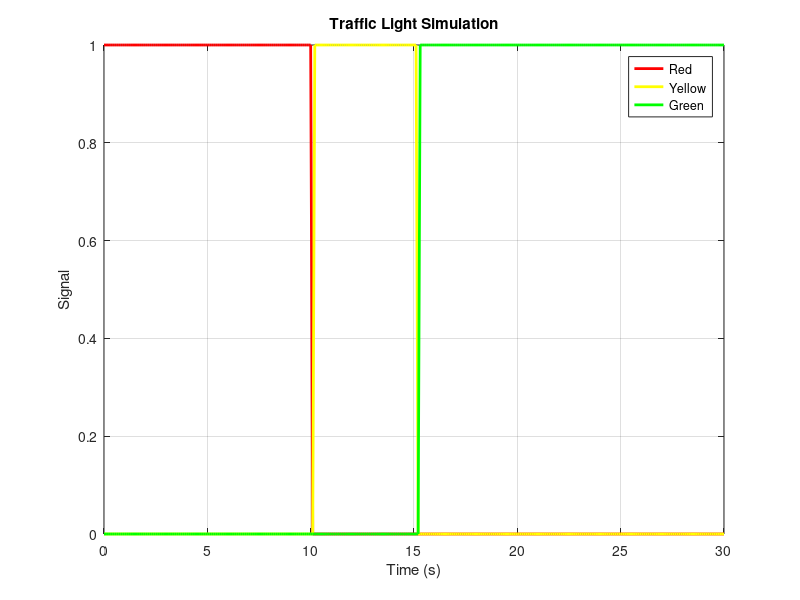

This chart was generated by the following MATLAB code:
clear all;
close all;
clc;

% Define the duration of each state in seconds
red_time = 10;
yellow_time = 5;
green_time = 15;

% Initialize the state and timer
state = 'red';
timer = 0;

% Create a time vector for plotting
t = 0:0.1:red_time+yellow_time+green_time;

% Initialize the signal vectors
red_signal = zeros(size(t));
yellow_signal = zeros(size(t));
green_signal = zeros(size(t));

% Simulation loop
% Use strcmp for string comparison
for i = 1:length(t)
    if strcmp(state, 'red') 
        if timer < red_time
            red_signal(i) = 1;
        else
            state = 'yellow';
            timer = 0;
        end
    elseif strcmp(state, 'yellow')
        if timer < yellow_time
            yellow_signal(i) = 1;
        else
            state = 'green';
            timer = 0;
        end
    elseif strcmp(state, 'green')
        if timer < green_time
            green_signal(i) = 1;
        else
            state = 'red';
            timer = 0;
        end
    end
    timer = timer + 0.1; % Increment the timer
end

% Plot the signals
figure;
plot(t, red_signal, 'r', 'LineWidth', 2);
hold on;
plot(t, yellow_signal, 'y', 'LineWidth', 2);
plot(t, green_signal, 'g', 'LineWidth', 2);
xlabel('Time (s)');
ylabel('Signal');
title('Traffic Light Simulation');
legend('Red', 'Yellow', 'Green');
grid on;